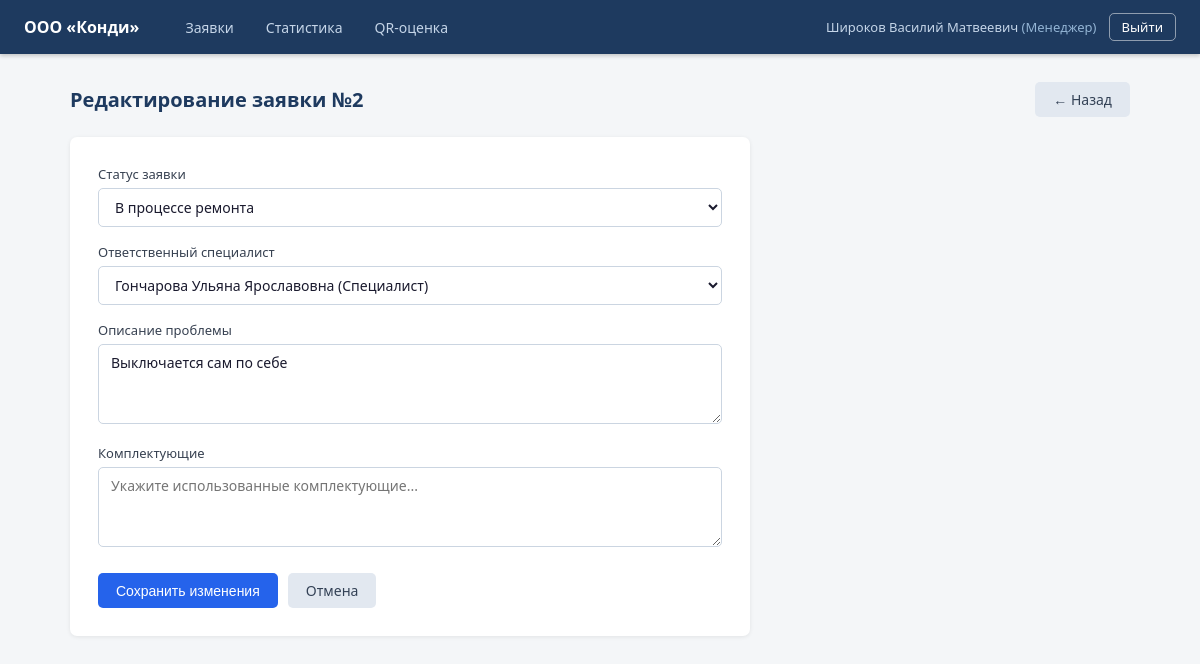
The app's page /requests/2/edit (signed in) with its own data.
### tables this page shows
CREATE TABLE users (
            user_id   INTEGER PRIMARY KEY AUTOINCREMENT,
            fio       TEXT NOT NULL,
            phone     TEXT NOT NULL,
            login     TEXT UNIQUE NOT NULL,
            password  TEXT NOT NULL,
            role      TEXT NOT NULL CHECK(role IN (
                'Администратор', 'Менеджер', 'Оператор', 'Специалист', 'Заказчик'
            ))
        );

CREATE TABLE requests (
            request_id          INTEGER PRIMARY KEY AUTOINCREMENT,
            start_date          TEXT NOT NULL,
            climate_tech_type   TEXT NOT NULL,
            climate_tech_model  TEXT NOT NULL,
            problem_description TEXT NOT NULL,
            request_status      TEXT NOT NULL DEFAULT 'Новая заявка' CHECK(request_status IN (
                'Новая заявка', 'В процессе ремонта',
                'Ожидание комплектующих', 'Готова к выдаче', 'Завершена'
            )),
            completion_date TEXT,
            repair_parts    TEXT,
            master_id       INTEGER REFERENCES users(user_id),
            client_id       INTEGER NOT NULL REFERENCES users(user_id)
        );

### app.py (the view, shortened to what this page needs)
@app.route('/requests/<int:request_id>/edit', methods=['GET', 'POST'])
@login_required
@role_required('Оператор', 'Администратор', 'Менеджер')
def request_edit(request_id):
    conn = get_db()
    req = conn.execute('SELECT * FROM requests WHERE request_id = ?', (request_id,)).fetchone()
    if not req:
        conn.close()
        flash('Заявка с указанным номером не найдена.', 'error')
        return redirect(url_for('dashboard'))
    specialists = conn.execute(
        "SELECT * FROM users WHERE role IN ('Специалист', 'Менеджер')"
    ).fetchall()
    statuses = [
        'Новая заявка', 'В процессе ремонта',
        'Ожидание комплектующих', 'Готова к выдаче', 'Завершена'
    ]
    conn.close()
    return render_template(
        'request_edit.html', req=req,
        specialists=specialists, statuses=statuses
    )

### app.py (called while the page is built)
def get_db():
    conn = sqlite3.connect(DB_PATH)
    conn.row_factory = sqlite3.Row
    return conn

def login_required(f):
    @wraps(f)
    def wrapper(*args, **kwargs):
        if 'user_id' not in session:
            return redirect(url_for('login'))
        return f(*args, **kwargs)
    return wrapper

def role_required(*roles):
    def decorator(f):
        @wraps(f)
        def wrapper(*args, **kwargs):
            if session.get('role') not in roles:
                flash('У вас недостаточно прав для выполнения этого действия.', 'error')
                return redirect(url_for('dashboard'))
            return f(*args, **kwargs)
        return wrapper
    return decorator

### templates/request_edit.html (shortened to what this page needs)
{% extends 'base.html' %}
{% block content %}
<div class="page-header">
    <h1 class="page-title">Редактирование заявки №{{ req.request_id }}</h1>
    <a href="{{ url_for('request_detail', request_id=req.request_id) }}" class="btn btn-secondary">← Назад</a>
</div>
<div class="form-card">
    <form method="POST">
        <div class="form-group">
            <label for="request_status">Статус заявки</label>
            <select id="request_status" name="request_status" required>
                {% for s in statuses %}
                <option value="{{ s }}" {% if s == req.request_status %}selected{% endif %}>{{ s }}</option>
                {% endfor %}
            </select>
        </div>
        <div class="form-group">
            <label for="master_id">Ответственный специалист</label>
            <select id="master_id" name="master_id">
                {% for s in specialists %}
                <option value="{{ s.user_id }}" {% if req.master_id == s.user_id %}selected{% endif %}>
                    {{ s.fio }} ({{ s.role }})
                </option>
                {% endfor %}
            </select>
        </div>
        <div class="form-group">
            <label for="problem_description">Описание проблемы</label>
            <textarea id="problem_description" name="problem_description" required>{{ req.problem_description }}</textarea>
        </div>
        <div class="form-group">
            <label for="repair_parts">Комплектующие</label>
            <textarea id="repair_parts" name="repair_parts"
                      placeholder="Укажите использованные комплектующие...">{{ req.repair_parts or '' }}</textarea>
        </div>
        <div class="form-actions">
            <button type="submit" class="btn btn-primary">Сохранить изменения</button>
            <a href="{{ url_for('request_detail', request_id=req.request_id) }}" class="btn btn-secondary">Отмена</a>
        </div>
    </form>
</div>
{% endblock %}

### templates/base.html (shortened to what this page needs)
<!DOCTYPE html>
<html lang="ru">
<head>
    <link rel="stylesheet" href="{{ url_for('static', filename='css/style.css') }}">
</head>
<body>
{% if session.user_id %}
<header class="header">
    <div class="header-inner">
        <a href="{{ url_for('dashboard') }}" class="logo">ООО «Конди»</a>
        <nav class="nav">
            <a href="{{ url_for('dashboard') }}" class="nav-link {% if request.endpoint == 'dashboard' %}active{% endif %}">Заявки</a>
            {% if session.role in ('Администратор', 'Менеджер', 'Оператор') %}
            <a href="{{ url_for('statistics') }}" class="nav-link {% if request.endpoint == 'statistics' %}active{% endif %}">Статистика</a>
            {% endif %}
            <a href="{{ url_for('qr_page') }}" class="nav-link {% if request.endpoint == 'qr_page' %}active{% endif %}">QR-оценка</a>
        </nav>
        <div class="header-user">
            <span class="user-info">{{ session.fio }} <em>({{ session.role }})</em></span>
            <a href="{{ url_for('logout') }}" class="btn btn-sm btn-outline">Выйти</a>
        </div>
    </div>
</header>
{% endif %}
<main class="main">
    <div class="container">
        {% block content %}{% endblock %}
    </div>
</main>
</body>
</html>

### static/css/style.css (style rules this page uses)
*, *::before, *::after { box-sizing: border-box; margin: 0; padding: 0; }
body { font-family: 'Segoe UI', Tahoma, Geneva, Verdana, sans-serif; font-size: 14px; background: #f4f6f8; color: #1a1a2e; min-height: 100vh; }
a { color: #2563eb; text-decoration: none; }
.header { background: #1e3a5f; color: #fff; padding: 0 24px; height: 54px; display: flex; align-items: center; position: sticky; top: 0; z-index: 100; box-shadow: 0 2px 4px rgba(0,0,0,0.2); }
.header-inner { display: flex; align-items: center; gap: 32px; width: 100%; }
.logo { color: #fff; font-weight: 700; font-size: 16px; white-space: nowrap; text-decoration: none; }
.nav { display: flex; gap: 4px; flex: 1; }
.nav-link { color: #c5d5e8; padding: 6px 14px; border-radius: 4px; font-size: 14px; text-decoration: none; transition: background 0.15s, color 0.15s; }
.header-user { display: flex; align-items: center; gap: 12px; white-space: nowrap; }
.user-info { color: #c5d5e8; font-size: 13px; }
.user-info em { font-style: normal; color: #93b4d4; }
.main { padding: 28px 0; }
.container { max-width: 1100px; margin: 0 auto; padding: 0 20px; }
.page-header { display: flex; justify-content: space-between; align-items: center; margin-bottom: 20px; }
.page-title { font-size: 20px; font-weight: 600; color: #1e3a5f; }
.btn { display: inline-block; padding: 8px 18px; border-radius: 5px; font-size: 14px; font-weight: 500; cursor: pointer; border: none; text-decoration: none; transition: background 0.15s, opacity 0.15s; white-space: nowrap; }
.btn-primary { background: #2563eb; color: #fff; }
.btn-outline { background: transparent; color: #fff; border: 1px solid rgba(255,255,255,0.5); padding: 5px 14px; }
.btn-secondary { background: #e2e8f0; color: #334155; }
.btn-sm { padding: 4px 12px; font-size: 13px; }
.form-card { background: #fff; border-radius: 7px; box-shadow: 0 1px 4px rgba(0,0,0,0.08); padding: 28px; max-width: 680px; }
.form-group { margin-bottom: 16px; }
.form-group label { display: block; font-size: 13px; font-weight: 500; color: #374151; margin-bottom: 5px; }
.form-group input, .form-group select, .form-group textarea { width: 100%; padding: 8px 12px; border: 1px solid #cbd5e1; border-radius: 5px; font-size: 14px; color: #1a1a2e; background: #fff; transition: border-color 0.15s; font-family: inherit; }
.form-group textarea { resize: vertical; min-height: 80px; }
.form-actions { display: flex; gap: 10px; margin-top: 22px; }

### records on screen
users: fio "Широков Василий Матвеевич", role "Менеджер"
requests: request_id "2", request_status "В процессе ремонта", master_id "Гончарова Ульяна Ярославовна (Специалист)", problem_description "Выключается сам по себе"
